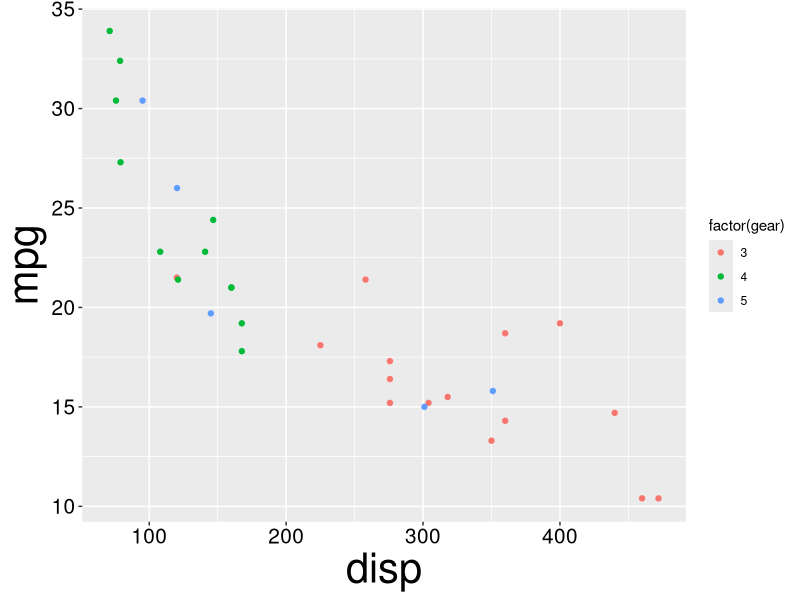
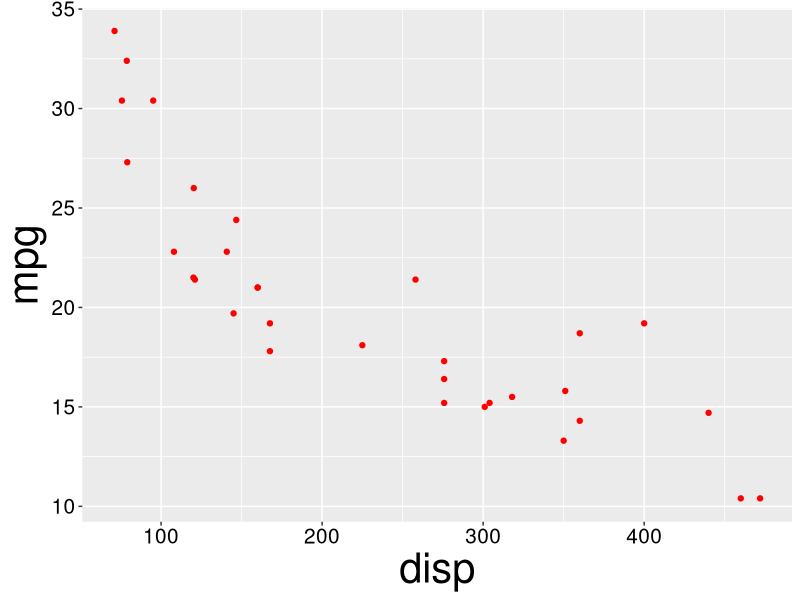
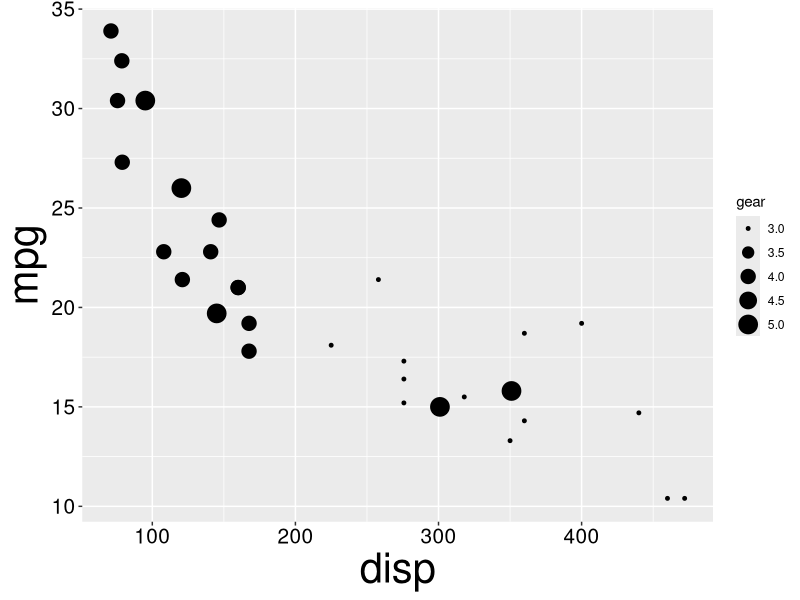
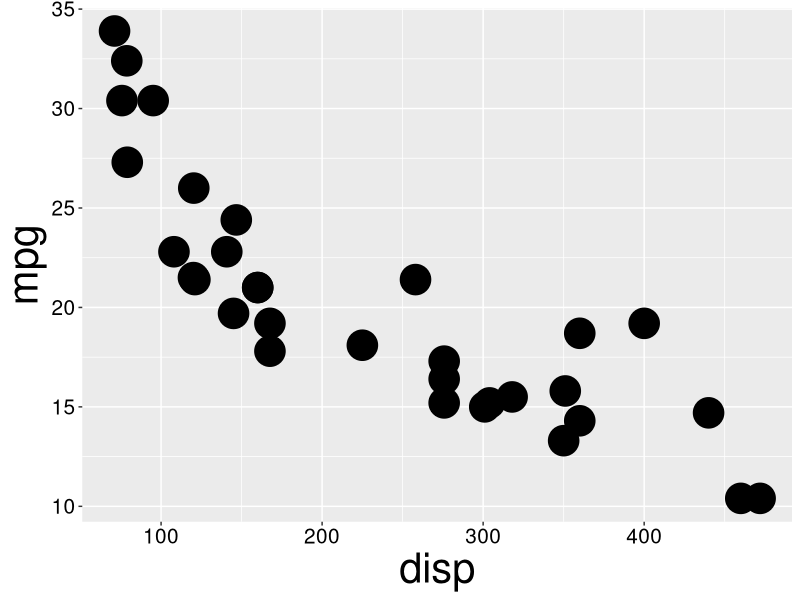
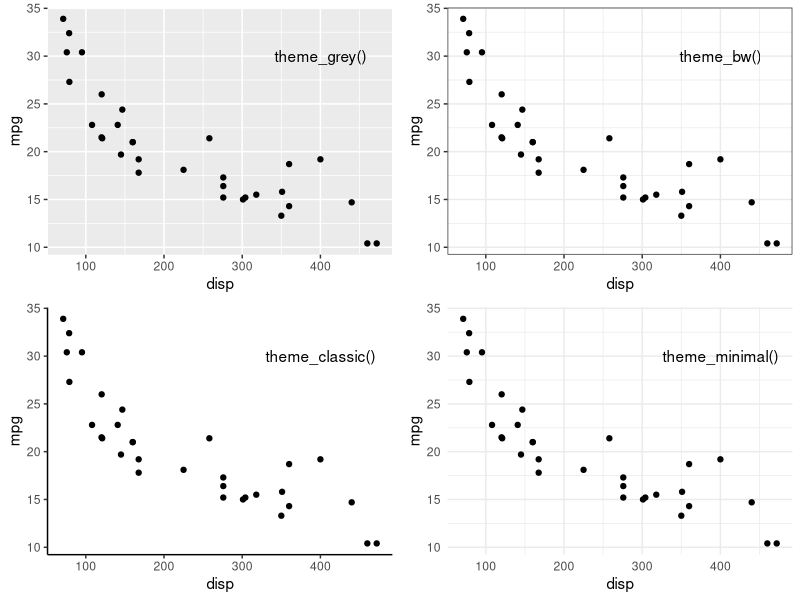
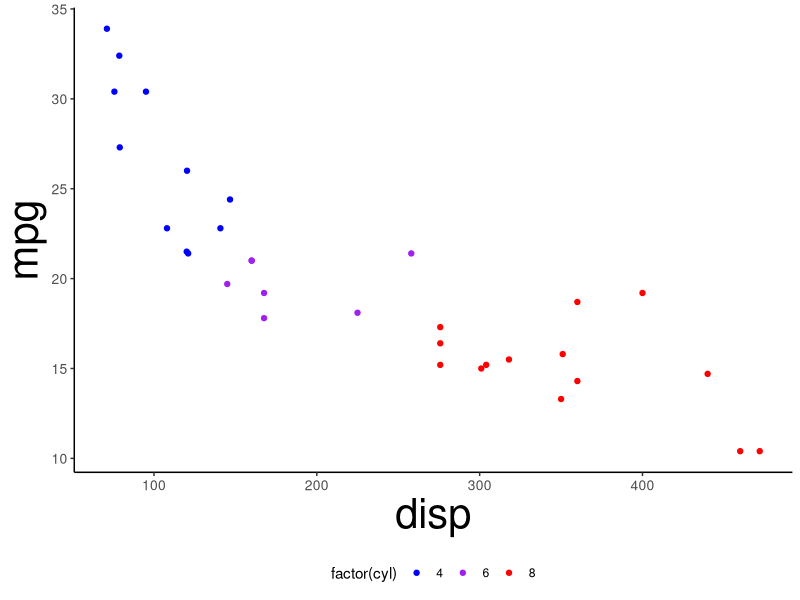
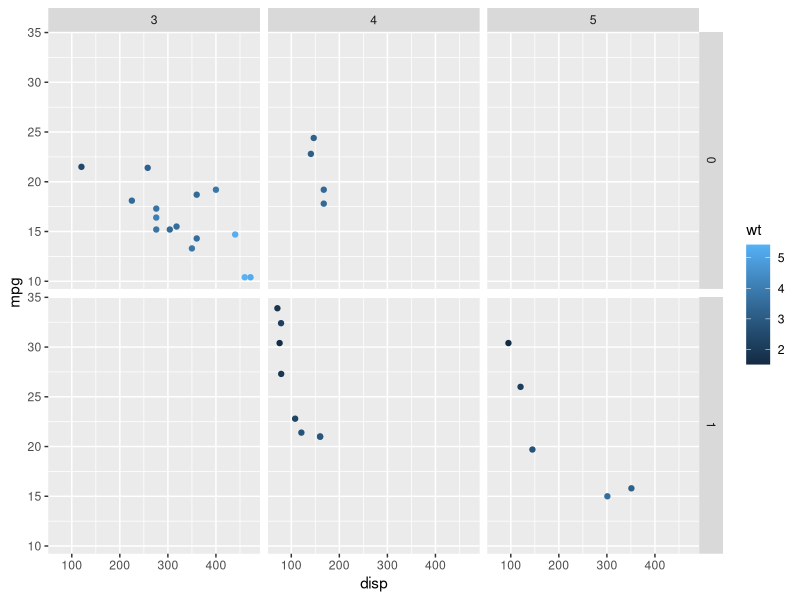
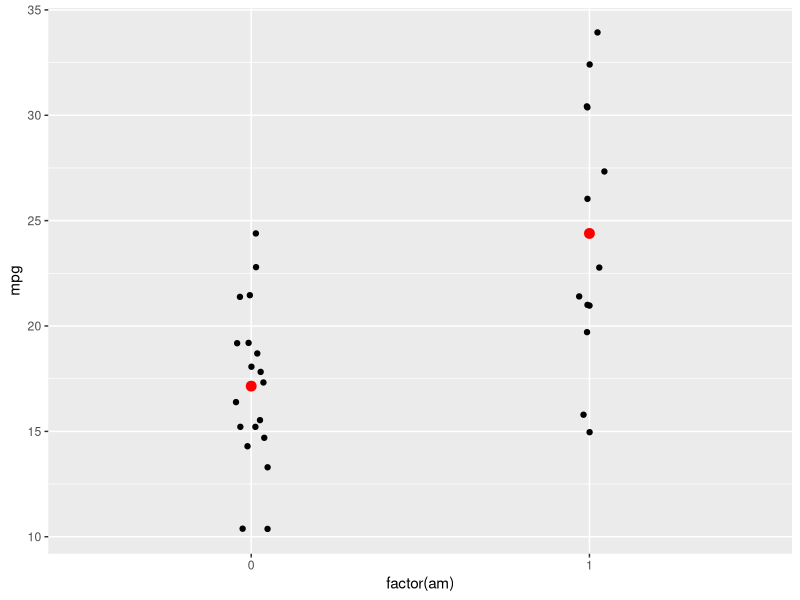

Generate these figures, in order, with R:
## ---- chunk 1
knitr::opts_chunk$set(echo = FALSE, cache=TRUE)
library(tidyverse)
library(knitr)
library(ggpubr)
presTheme <- theme(axis.title=element_text(size=30),axis.text=element_text(size=15))
theme_set(presTheme)
# theme_set(theme_classic())
set.seed(123)
## ---- chunk 2
  head(iris) #Regular data frame
## ---- chunk 3
as_tibble(iris) #This is usually done automatically
## ---- chunk 4
  head(iris)
## ---- chunk 5
  irisTemp <- select(iris,Petal.Length,Petal.Width,Species)
## ---- chunk 6
  head(irisTemp)
## ---- chunk 7
  head(iris,3)
## ---- chunk 8
  irisTemp <- select(iris,Petal.Length:Species)
## ---- chunk 9
  head(irisTemp,3)
## ---- chunk 10
  head(iris,3)
## ---- chunk 11
  irisTemp <- select(iris,-Species)
## ---- chunk 12
  head(irisTemp,3)
## ---- chunk 13
  head(iris,5)
## ---- chunk 14
  irisTemp <- filter(iris,Sepal.Length<5,Species=='versicolor')
## ---- chunk 15
  head(irisTemp,3)
## ---- chunk 16
  head(iris,3)
## ---- chunk 17
  irisTemp <- mutate(iris,Petal.Width=Petal.Width^2)
## ---- chunk 18
  head(irisTemp,3)
## ---- chunk 19
  head(iris,3)
## ---- chunk 20
  irisTemp <- mutate(iris, across(c(Sepal.Length,Petal.Width), ~.^2))
## ---- chunk 21
  head(irisTemp,3)
## ---- chunk 22
  head(iris,3)
## ---- chunk 23
  irisTemp <- rename(iris, PWidth=Petal.Width, PLength=Petal.Length)
## ---- chunk 24
  head(irisTemp,3)
## ---- chunk 25
  irisTemp2 <- transmute(iris, P.Width2=(Petal.Width^2))
## ---- chunk 26
  head(irisTemp2,3)
## ---- chunk 27
 iris %>% filter(Species=='virginica') %>%
  transmute(Species,P.Area=Petal.Length*Petal.Width,S.Area=Sepal.Length*Sepal.Width) %>%
  head(10)
## ---- chunk 28
  irisTemp <- select(iris,Sepal.Length,Species) %>% #Selects Sepal.Length & Species
    filter(Sepal.Length>5,Species=='versicolor') %>% #Filters using dataframe from above
    mutate(SLength2=Sepal.Length^2) #Mutates using dataframe from above
## ---- chunk 29
  head(irisTemp)
## ---- chunk 30
#Some data to work with
bats <- data.frame(bat=letters[1:3], weight = seq(1,3,1),
                    height=seq(2.5,5.5,length=3), wings=rep(2,3))
## ---- chunk 31
bats
## ---- chunk 32
pivot_longer(bats,-bat)
## ---- chunk 33
(longBats <- bats %>% pivot_longer(cols=weight:wings, #Columns to be made into 2
                          names_to='trait', #Name of "naming" column
                          values_to='meas')) #Name of "value" column
## ---- chunk 34
longBats %>% pivot_wider(names_from=trait, #Names of new columns
                         values_from=meas) #Values to go into new columns
#Note: this must have unique row identifiers
## ---- chunk 35
CO2 %>%
  filter(Type=='Quebec',Treatment=='nonchilled') %>%
  select(-Type,-Treatment) %>%
  pivot_wider(names_from=Plant,values_from=uptake)
## ---- chunk 36
with(iris,tapply(Petal.Width,Species,mean)) #Using tapply
## ---- chunk 37
aggregate(Petal.Width~Species,data=iris,mean) #Using aggregate
## ---- chunk 38
iris %>% group_by(Species) %>% #Group by species
  summarize(meanPWidth=mean(Petal.Width), #Mean of Petal.Width
            sdPWidth=sd(Petal.Width)) #SD of Petal.Width
## ---- chunk 39
iris %>% group_by(Species) %>% #Group by species
  summarize(count=n(), #Number of rows
            med=median(Petal.Width), #Median
            iqr=IQR(Petal.Width)) #Inter-quartile range
## ---- chunk 40
iris %>% group_by(Species) %>%
  mutate(ID=1:n()) %>% #Makes ID column, with numbers 1-N
  filter(ID<4) #Selects ID 1-3 from each group

## ---- chunk 41
iris %>% group_by(Species) %>%
  slice(1:3) #Selects rows 1-3 from each group
## ---- chunk 42
InsectSprays %>% group_by(spray) %>%
  summarize(mean=mean(count),sd=sd(count),.groups='keep') %>%
  pivot_longer(cols=mean:sd,names_to='stat',values_to='value') %>%
  pivot_wider(names_from=spray,values_from=value)
## ---- chunk 43
data(mtcars) # mtcars dataset (built into R)
## ---- chunk 44
head(mtcars,5) # Show first 5 rows
## ---- chunk 45

## ---- chunk 46
data(mtcars) # mtcars dataset (built into R)
## ---- chunk 47
head(mtcars,5) # Show first 5 rows
## ---- chunk 48

## ---- chunk 49
data(mtcars) # mtcars dataset (built into R)
## ---- chunk 50
head(mtcars,5) # Show first 5 rows
## ---- chunk 51

## ---- chunk 52
ggplot(data=mtcars,aes(x=disp,y=mpg))+
  geom_point(aes(col=factor(gear)))
## ---- chunk 53
ggplot(data=mtcars,aes(x=disp,y=mpg))+
  geom_point(colour='red') 
## ---- chunk 54

## ---- chunk 55
ggplot(data=mtcars,aes(x=disp,y=mpg))+
  geom_point(aes(size=gear))
## ---- chunk 56
ggplot(data=mtcars,aes(x=disp,y=mpg))+
  geom_point(size=10) 
## ---- chunk 57

## ---- chunk 58
p <- ggplot(data=mtcars,aes(x=disp,y=mpg)) + geom_point()
p1 <- p + theme_grey() + annotate('text',y=30,x=400,label='theme_grey()') #Regular grey theme
p2 <- p + theme_bw() + annotate('text',y=30,x=400,label='theme_bw()') #B/W
p3 <- p + theme_classic() + annotate('text',y=30,x=400,label='theme_classic()') #Classic
p4 <- p + theme_minimal() + annotate('text',y=30,x=400,label='theme_minimal()') #Minimalistic
ggarrange(p1,p2,p3,p4,ncol=2,nrow=2)
## ---- chunk 59
myTheme <- theme_classic()+ #Existing theme
  #Makes axis text bigger
  theme(axis.title=element_text(size=30),
        axis.text=element_text(size=10),
        legend.position='bottom')


ggplot(data=mtcars,aes(x=disp,y=mpg))+
  # Maps cyl to colour
  geom_point(aes(col=factor(cyl))) +
  scale_colour_manual(values=c('blue','purple','red')) +
  myTheme

theme_set(theme_grey())

## ---- chunk 60
ggplot(mtcars,aes(x=disp,y=mpg))+ geom_point(aes(col=wt))+
  facet_grid(factor(am) ~ factor(gear))
## ---- chunk 61
ggplot(mtcars,aes(x=factor(am),y=mpg))+
  geom_point(position=position_jitter(width=0.05))+ #Adds noise to data in x-dimension
  geom_point(stat='summary',fun=mean,col='red',size=3) #Mean only
## ---- chunk 62
ggplot(arrange(mtcars,am,disp),aes(x=factor(am),y=mpg))+
  geom_point(position=position_jitter(width=0.05))+
  geom_pointrange(stat='summary',fun.data=mean_se,
                  fun.args = list(mult = 2),col='red') #Mean + 2 SE
## ---- chunk 63
ggplot(mtcars,aes(x=disp,y=mpg))+
  annotate('text',y=30,x=400,label='linear model')+
  geom_point() + geom_smooth(method='lm',formula=y~x)
## ---- chunk 64
ggplot(mtcars,aes(x=disp,y=mpg))+
  annotate('text',y=30,x=400,label='GAM smoother')+
  geom_point() + geom_smooth(method='gam',formula=y~s(x))
## ---- chunk 65
ggplot(mtcars,aes(x=log(disp),y=log(mpg)))+
  geom_point() +
  geom_smooth(method='lm',formula=y~x)
## ---- chunk 66
ggplot(mtcars,aes(x=disp,y=mpg))+
  geom_point() +
  geom_smooth(method='lm',formula=y~x)+
  scale_x_log10() + scale_y_log10() # sqrt is also popular
## ---- chunk 67
d1 <- data.frame(x=factor(c('a','b','c')),y=c(23,46,31))

p1 <- ggplot(d1,aes(x=x,y=y))+geom_col()+theme_classic()
p2 <- ggplot(d1,aes(x=x,y=1))+geom_point(aes(size=y))+theme_classic()+scale_size(range=c(5,15))
p3 <- ggplot(d1, aes(x="", y=y, fill=x)) + geom_bar(width = 1, stat = "identity")+
  coord_polar("y") + theme_void() + theme(axis.text.x=element_text(size=0))

ggarrange(p1,p2,p3,ncol=3)

## ---- chunk 68
p1 <- ggplot(mpg,aes(x=displ,y=cty))+
  geom_point() +
  geom_smooth(method='gam',formula=y~s(x),col='red')+
  theme_classic()

p2 <- ggplot(msleep,aes(x=bodywt,y=brainwt))+
  geom_point(aes(col=vore))+
  scale_x_log10()+scale_y_log10()+
  geom_smooth(method='lm',formula=y~x,col='black')+
  labs(x='Body weight (kg)',y='Brain Weight (kg)',col='Feeding')+
  theme_bw()

p3 <- ggplot(trees,aes(x=Girth,y=Height,col=Volume,size=Volume))+
  geom_point()+theme_grey() +
  theme(legend.text = element_text(size=8),legend.title = element_text(size=8)) +
  guides(colour = "none") #Turns off colour legend

p4 <- ggplot(starwars,aes(x=height))+geom_histogram()+facet_wrap(~sex)+ theme_minimal()+labs(x='Height of Star Wars Characters (cm)')

ggarrange(p1,p2,p3,p4,ncol=2,nrow=2)

## ---- chunk 69

## ---- chunk 70
co2mod <- CO2 %>%
  filter(Type=='Quebec') %>%
  #Code for nls begins here
  nls(uptake~SSasymp(conc,A,B,C),
      start=list(A=30,B=-15,C=-5),data=.)
## ---- chunk 71

